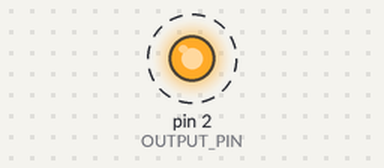
Bench run of a sketch on a simulated Arduino Uno, built with avr-gcc and run on an emulated ATmega328P. Shown: output pins drawn as LEDs (lit = HIGH). Dashed ring = blinking.

Above: at 0.5 s.
Timing chart, 0 to 4.6 s (numbered marks = the images above):
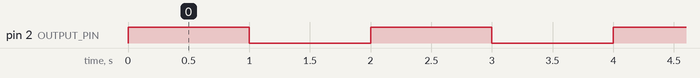

Measured:
- by itself, pin 2 (OUTPUT_PIN): alternates HIGH for 1.0 s and LOW for 1.0 s

The sketch:

Blink.ino
```cpp
/*
  Blink
  Turns on an LED on for one second, then off for one second, repeatedly.
 */

#define OUTPUT_PIN 2
#define DELAY_TIME 1000

// Setup function runs once when you press reset or power the board
void setup()
{
  // Initialize digital pin 13 as an output.
  pinMode(OUTPUT_PIN, OUTPUT);
}

// Loop function runs over and over again forever
void loop()
{
  digitalWrite(OUTPUT_PIN, HIGH); // Turn the LED on (HIGH is the voltage level)
  delay(DELAY_TIME);              // Wait for a second
  digitalWrite(OUTPUT_PIN, LOW);  // Turn the LED off by making the voltage LOW
  delay(DELAY_TIME);              // Wait for a second
}
```
